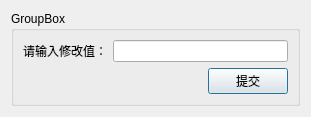
<?xml version="1.0" encoding="UTF-8"?>
<ui version="4.0">
 <class>ModifyStationDlg</class>
 <widget class="QDialog" name="ModifyStationDlg">
  <property name="geometry">
   <rect>
    <x>0</x>
    <y>0</y>
    <width>311</width>
    <height>111</height>
   </rect>
  </property>
  <property name="windowTitle">
   <string>ModifyStation</string>
  </property>
  <layout class="QGridLayout" name="gridLayout_2">
   <item row="0" column="0">
    <widget class="QGroupBox" name="groupBox">
     <property name="title">
      <string>GroupBox</string>
     </property>
     <layout class="QGridLayout" name="gridLayout">
      <item row="0" column="0">
       <layout class="QVBoxLayout" name="verticalLayout">
        <item>
         <layout class="QHBoxLayout" name="horizontalLayout">
          <item>
           <widget class="QLabel" name="label">
            <property name="text">
             <string>请输入修改值：</string>
            </property>
            <property name="alignment">
             <set>Qt::AlignRight|Qt::AlignTrailing|Qt::AlignVCenter</set>
            </property>
           </widget>
          </item>
          <item>
           <widget class="QLineEdit" name="lineEdit"/>
          </item>
         </layout>
        </item>
        <item>
         <layout class="QHBoxLayout" name="horizontalLayout_2">
          <item>
           <spacer name="horizontalSpacer">
            <property name="orientation">
             <enum>Qt::Horizontal</enum>
            </property>
            <property name="sizeHint" stdset="0">
             <size>
              <width>40</width>
              <height>20</height>
             </size>
            </property>
           </spacer>
          </item>
          <item>
           <widget class="QPushButton" name="pushButton">
            <property name="text">
             <string>提交</string>
            </property>
           </widget>
          </item>
         </layout>
        </item>
       </layout>
      </item>
     </layout>
    </widget>
   </item>
  </layout>
 </widget>
 <resources/>
 <connections/>
</ui>
